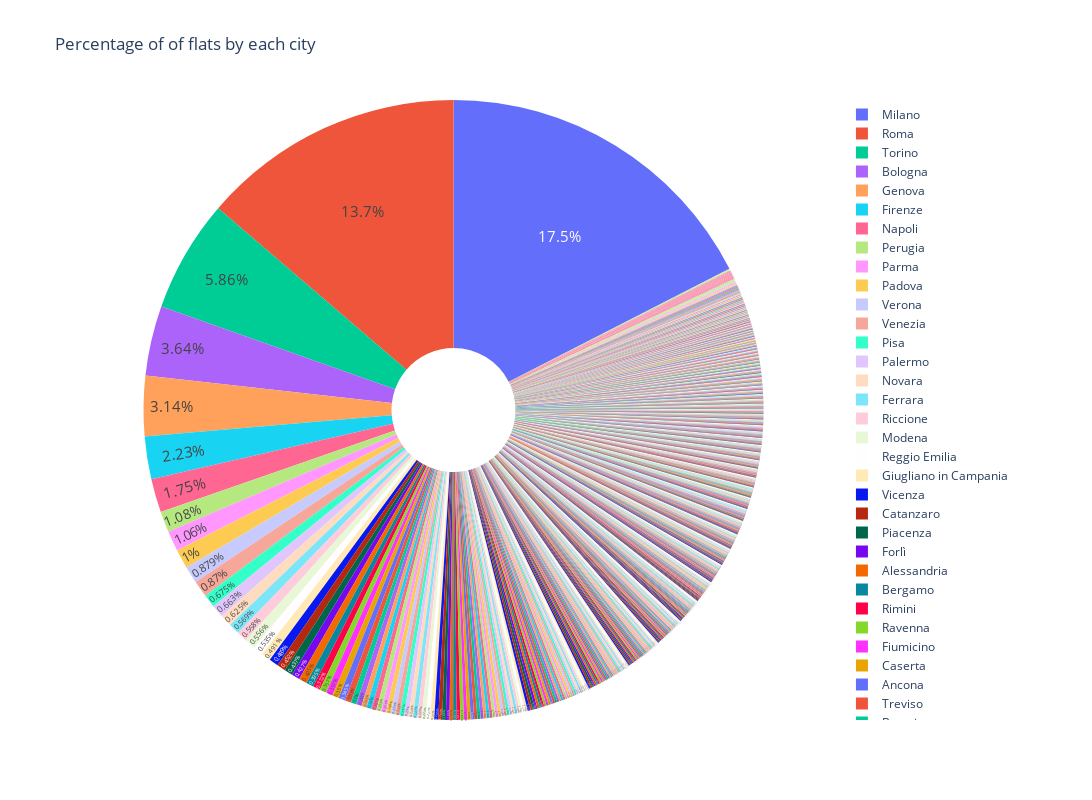

The cell this chart's notebook holds for it:
### Markdown cell above
### Percentage of flats by each city

### Code cell
cities = df_data.city.value_counts()
fig = px.pie(labels=cities.index,
             values=cities.values,
             title="Percentage of of flats by each city",
             names=cities.index,
             hole=0.2,)

fig.update_traces(textposition='inside', textfont_size=15, textinfo='percent')
fig.update_layout(width=1300, height=800)

fig.show(renderer='vscode')

### Figure 1 — Plotly figure (JSON) as saved in the notebook; plotly's stock layout.template omitted (floating-point values rounded to 4 significant figures; data arrays with more than 128 entries replaced by an {"elided": "..."} marker saying what was removed)
{"data": [{"domain": {"x": [0, 1], "y": [0, 1]}, "hole": 0.2, "hovertemplate": "label=%{label}<br>value=%{value}<extra></extra>", "labels": {"elided": "3111 str values"}, "legendgroup": "", "name": "", "showlegend": true, "textfont": {"size": 15}, "textinfo": "percent", "textposition": "inside", "type": "pie", "values": {"elided": "3111 int values"}}], "layout": {"height": 800, "legend": {"tracegroupgap": 0}, "title": {"text": "Percentage of of flats by each city"}, "width": 1300}}
